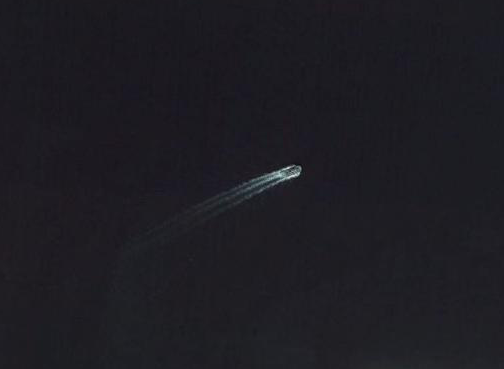
#> input picture image/test.png, 504 x 369 px
$ python main.py image/test.png   (older library calls are emulated)
#> lines starting #> are read from the running program, lines starting #| are printed output that depends on the picture; after the words box and inside, x2 and y2 are one past the last pixel; in counts of white or black regions, pixels touching at a corner belong together
### tv.py
import cv2
import numpy as np
import matplotlib.pyplot as plt
import math

def total_variation(imageName, Lambda=0.2, a=0.5, iterNum=300, show=False):
	img = cv2.imread(imageName)
	img = cv2.cvtColor(img, cv2.COLOR_BGR2GRAY)
	img = cv2.GaussianBlur(img, (3,3), 0)
	img = img.astype(np.float)
	m,n = img.shape
	# print(m,n)
	if show:
		plt.subplot(121), plt.imshow(img, 'gray')
	imgNew = img
	subplotIndex = 331
	for l in range(iterNum):
		if (l+1) % 10 == 0 and l != 0:
			print('total variation iter', l+1)
		# if l%50 == 0:
		# 	plt.subplot(subplotIndex), plt.imshow(imgNew, 'gray')
		# 	subplotIndex += 1

		Un_img1, Un_img2, Un_img3, Un_img4 = img[1:m-1,1:n-1], img[0:m-2,1:n-1], img[0:m-2,0:n-2], img[0:m-2,2:n]
		Ue_img1, Ue_img2, Ue_img3, Ue_img4 = img[1:m-1,1:n-1], img[1:m-1,2:n], img[0:m-2,2:n], img[2:m,2:n]
		Uw_img1, Uw_img2, Uw_img3, Uw_img4 = img[1:m-1,1:n-1], img[1:m-1,0:n-2], img[0:m-2,0:n-2], img[2:m,0:n-2]
		Us_img1, Us_img2, Us_img3, Us_img4 = img[1:m-1,1:n-1], img[2:m,1:n-1], img[2:m,0:n-2], img[2:m,2:n]

		Un = np.sqrt((Un_img1-Un_img2)**2 + ((Un_img3-Un_img4)/2)**2)
		Ue = np.sqrt((Ue_img1-Ue_img2)**2 + ((Ue_img3-Ue_img4)/2)**2)
		Uw = np.sqrt((Uw_img1-Uw_img2)**2 + ((Uw_img3-Uw_img4)/2)**2)
		Us = np.sqrt((Us_img1-Us_img2)**2 + ((Us_img3-Us_img4)/2)**2)

		Wn = 1 / np.sqrt(Un**2+a**2)
		We = 1 / np.sqrt(Ue**2+a**2)
		Ww = 1 / np.sqrt(Uw**2+a**2)
		Ws = 1 / np.sqrt(Us**2+a**2)

		Hon = Wn / (Wn + We + Ww + Ws + Lambda)
		Hoe = We / (Wn + We + Ww + Ws + Lambda)
		How = Ww / (Wn + We + Ww + Ws + Lambda)
		Hos = Ws / (Wn + We + Ww + Ws + Lambda)

		Hoo = Lambda / (Wn + We + Ww + Ws + Lambda)
		imgNew[1:m-1,1:n-1] = Hon*img[0:m-2,1:n-1] + Hoe*img[1:m-1,2:n] + How*img[1:m-1,0:n-2] + Hos*img[2:m,1:n-1] + Hoo*img[1:m-1,1:n-1]

		# [20 lines of commented-out code are left out]
		img = imgNew

	if show:
		plt.subplot(122), plt.imshow(imgNew, 'gray')
		plt.show()

	return imgNew


# [3 lines that do not run on import are left out]

### wake_detection.py
import cv2
import numpy as np
import matplotlib.pyplot as plt


def get_wake_lines(imageName, show=False):
	img = cv2.imread(imageName)
	gray = cv2.cvtColor(img,cv2.COLOR_BGR2GRAY)
	# gray = cv2.GaussianBlur(gray, (3,3), 0)
	if show:
		plt.subplot(131),plt.imshow(gray,'gray')
		plt.xticks([]),plt.yticks([])
	# canny
	edges = cv2.Canny(gray, 5, 150, apertureSize = 3)
	kernel = np.ones((5,5), np.uint8)
	edges = cv2.dilate(edges, kernel, iterations = 1)
	# edges = np.zeros((gray.shape[0],gray.shape[1]))
	# edges[gray>=50] = 255
	# edges[gray<50] = 0
	# edges = edges.astype(np.uint8)
	if show:
		plt.subplot(132),plt.imshow(edges,'gray')
		plt.xticks([]),plt.yticks([])
	#hough transform
	lines = cv2.HoughLinesP(edges,1,np.pi/180,10,minLineLength=20,maxLineGap=30)
	# lines = cv2.HoughLines(edges,1,np.pi/180,10)
	# print(lines)
	if show:
		lines1 = lines[:,0,:]
		for x1,y1,x2,y2 in lines1[:]:
			# print(x1,y1,x2,y2)
			cv2.line(img,(x1,y1),(x2,y2),(255,0,0),1)
		plt.subplot(133),plt.imshow(img,)
		plt.xticks([]),plt.yticks([])
		plt.show()
		cv2.imwrite('result/hough_result.png', img)

	return lines[:,0,:]

# [25 lines left out: function nms_lines, not called in this run]

def max_lines(lines):
	s_maxLine = 0
	for x1,y1,x2,y2 in lines:
		s_line = abs(x2-x1) * abs(y2-y1)
		if s_line > s_maxLine:
			maxLine = [x1,y1,x2,y2]
			s_maxLine = s_line
	return maxLine

def draw_line(imageName, maxLine):
	img = cv2.imread(imageName)
	x1,y1,x2,y2 = maxLine
	cv2.rectangle(img, (x1,y1), (x2,y2), (255,255,0), 2)
	cv2.imwrite('result/result.png', img)
	return img

# [28 lines left out: function box_slope, not called in this run]

def cal_velocity(maxLine, resolutioon):
	x1,y1,x2,y2 = maxLine
	pixelNum = np.sqrt((x1-x2)**2+(y1-y2)**2)
	wakeLength = pixelNum * resolutioon
	velocity = np.sqrt((0.06*wakeLength*9.81) / (2*np.pi))
	return velocity

# [9 lines left out: function draw_bboxs, not called in this run]

# [20 lines of commented-out code are left out]


# [9 lines that do not run on import are left out]


### kelvin.py
import numpy as np
import cv2
import matplotlib.pyplot as plt

# [83 lines left out: functions create_kelvin_SAR, create_kelvin_simulation, cal_velocity_kelvin, not called in this run]

def cal_wakeLength_pixel(x1,y1,x2,y2,resolution):
	wakeLength = np.sqrt((x1-x2)**2 + (y1-y2)**2) * resolution
	return wakeLength

# [4 lines left out: function cal_velocity_wakeLength, not called in this run]

def m_s2knot(m_s):
	knot = 0.5405405405405405 * m_s * 3.6
	return knot


# [3 lines that do not run on import are left out]

	# [21 lines of commented-out code are left out]

### main.py
import sys
from tv import *
from wake_detection import *
from kelvin import *

def main(imageName):
	# total variation
	imgTV = total_variation(imageName, 0.2, 0.05, 100)
#> in total_variation, img is the input picture: shape (369, 504, 3); mean B, G, R 34.5, 28.6, 29.6
	tvName = 'result/tv_result.png'
	cv2.imwrite(tvName, imgTV)
	# hough transform
	lines = get_wake_lines(tvName, show=False)
#> in get_wake_lines, `edges = cv2.Canny(gray, 5, 150, apertureSize = 3)`:
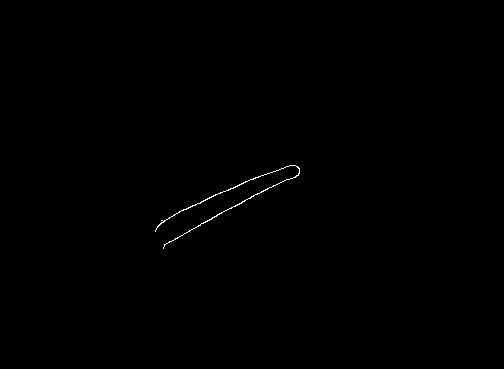
#> edges: shape (369, 504); 0.2% white in thin lines or dots, all inside (x1, y1, x2, y2) = (155, 165, 300, 249)
#> in get_wake_lines, `edges = cv2.dilate(edges, kernel, iterations = 1)`:
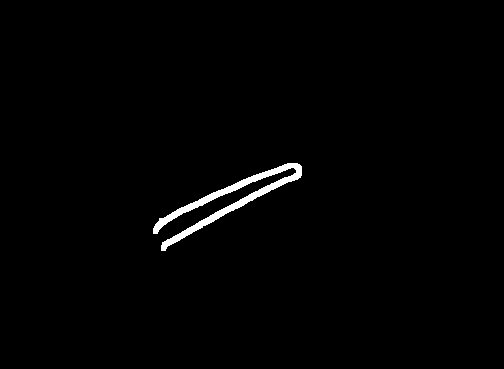
#> edges: shape (369, 504); 1.1% white; 1 white region, box (x1, y1, x2, y2) and area: (153, 163, 302, 251) 2113
#> in get_wake_lines, `lines = cv2.HoughLinesP(edges,1,np.pi/180,10,minLineLength=20,maxLineG..`: lines = 20 rows, first 6: [159, 219, 297, 164], [161, 249, 301, 172], [159, 218, 290, 163], [162, 242, 301, 168], [156, 223, 207, 202], [162, 244, 301, 170]
	maxLine = max_lines(lines)
#> the loop in max_lines, `for x1,y1,x2,y2 in lines:` made 20 passes
#> (x1, y1, x2, y2, s_line, s_maxLine) on passes 1 to 2: (159, 219, 297, 164, 7590, 7590), (161, 249, 301, 172, 10780, 10780)
#> (x1, y1, x2, y2, s_line) on passes 3 to 8: (159, 218, 290, 163, 7205), (162, 242, 301, 168, 10286), (156, 223, 207, 202, 1071), (162, 244, 301, 170, 10286), (172, 212, 287, 163, 5635), (196, 223, 301, 167, 5880)
#> after the loop in max_lines, `for x1,y1,x2,y2 in lines:`: s_maxLine = 10780
#> maxLine = [161, 249, 301, 172]
	draw_line(imageName, maxLine)
#> in draw_line, `x1,y1,x2,y2 = maxLine`: x1 = 161; y1 = 249; x2 = 301; y2 = 172
#> in draw_line, `cv2.rectangle(img, (x1,y1), (x2,y2), (255,255,0), 2)`:
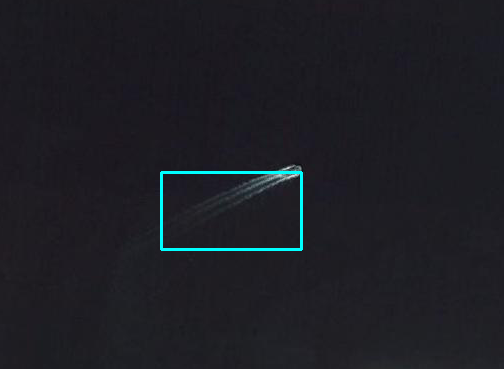
#> img: shape (369, 504, 3); 0.7% of pixels changed, all inside (x1, y1, x2, y2) = (160, 171, 303, 251)
	# slopeBox = box_slope(maxLine, 30)
	velocity = cal_velocity(maxLine, 1.5)
#> in cal_velocity, `x1,y1,x2,y2 = maxLine`: x1 = 161; y1 = 249; x2 = 301; y2 = 172
#> in cal_velocity, `pixelNum = np.sqrt((x1-x2)**2+(y1-y2)**2)`: pixelNum = 159.8
#> in cal_velocity, `wakeLength = pixelNum * resolutioon`: wakeLength = 239.7
#> in cal_velocity, `velocity = np.sqrt((0.06*wakeLength*9.81) / (2*np.pi))`: velocity = 4.74
#> velocity = 4.74
	# draw_bboxs(imageName, slopeBox)
	knot = m_s2knot(velocity)
#> in m_s2knot, `knot = 0.5405405405405405 * m_s * 3.6`: knot = 9.22
#> knot = 9.22
	velocity = np.array('%.3f'%velocity + 'm/s  ' + str(round(knot)) + 'knot')
	print(velocity)
#| 4.738m/s  9knot
	np.save('result/shipVelocity.npy', velocity)


if __name__ == "__main__":
	imageName = sys.argv[1]
	print(imageName)
	main(imageName)
